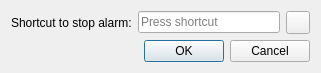
<?xml version="1.0" encoding="UTF-8"?>
<ui version="4.0">
 <class>alarm_plugin::AdvancedSettingsDialog</class>
 <widget class="QDialog" name="alarm_plugin::AdvancedSettingsDialog">
  <property name="geometry">
   <rect>
    <x>0</x>
    <y>0</y>
    <width>321</width>
    <height>72</height>
   </rect>
  </property>
  <property name="windowTitle">
   <string>Advanced Settings</string>
  </property>
  <layout class="QGridLayout" name="gridLayout">
   <item row="0" column="0">
    <widget class="QLabel" name="shortcut_label">
     <property name="text">
      <string>Shortcut to stop alarm:</string>
     </property>
    </widget>
   </item>
   <item row="0" column="1">
    <widget class="QKeySequenceEdit" name="shortcut_edit"/>
   </item>
   <item row="0" column="2">
    <widget class="QToolButton" name="shortcut_clear_btn">
     <property name="icon">
      <iconset resource="../alarm.qrc">
       <normaloff>:/alarm/remove_all.svg.p</normaloff>:/alarm/remove_all.svg.p</iconset>
     </property>
    </widget>
   </item>
   <item row="1" column="0" colspan="3">
    <widget class="QDialogButtonBox" name="buttonBox">
     <property name="orientation">
      <enum>Qt::Horizontal</enum>
     </property>
     <property name="standardButtons">
      <set>QDialogButtonBox::Cancel|QDialogButtonBox::Ok</set>
     </property>
    </widget>
   </item>
  </layout>
 </widget>
 <resources>
  <include location="../alarm.qrc"/>
 </resources>
 <connections>
  <connection>
   <sender>buttonBox</sender>
   <signal>accepted()</signal>
   <receiver>alarm_plugin::AdvancedSettingsDialog</receiver>
   <slot>accept()</slot>
   <hints>
    <hint type="sourcelabel">
     <x>227</x>
     <y>53</y>
    </hint>
    <hint type="destinationlabel">
     <x>157</x>
     <y>71</y>
    </hint>
   </hints>
  </connection>
  <connection>
   <sender>buttonBox</sender>
   <signal>rejected()</signal>
   <receiver>alarm_plugin::AdvancedSettingsDialog</receiver>
   <slot>reject()</slot>
   <hints>
    <hint type="sourcelabel">
     <x>295</x>
     <y>59</y>
    </hint>
    <hint type="destinationlabel">
     <x>286</x>
     <y>71</y>
    </hint>
   </hints>
  </connection>
  <connection>
   <sender>shortcut_clear_btn</sender>
   <signal>clicked()</signal>
   <receiver>shortcut_edit</receiver>
   <slot>clear()</slot>
   <hints>
    <hint type="sourcelabel">
     <x>305</x>
     <y>19</y>
    </hint>
    <hint type="destinationlabel">
     <x>252</x>
     <y>20</y>
    </hint>
   </hints>
  </connection>
 </connections>
</ui>
